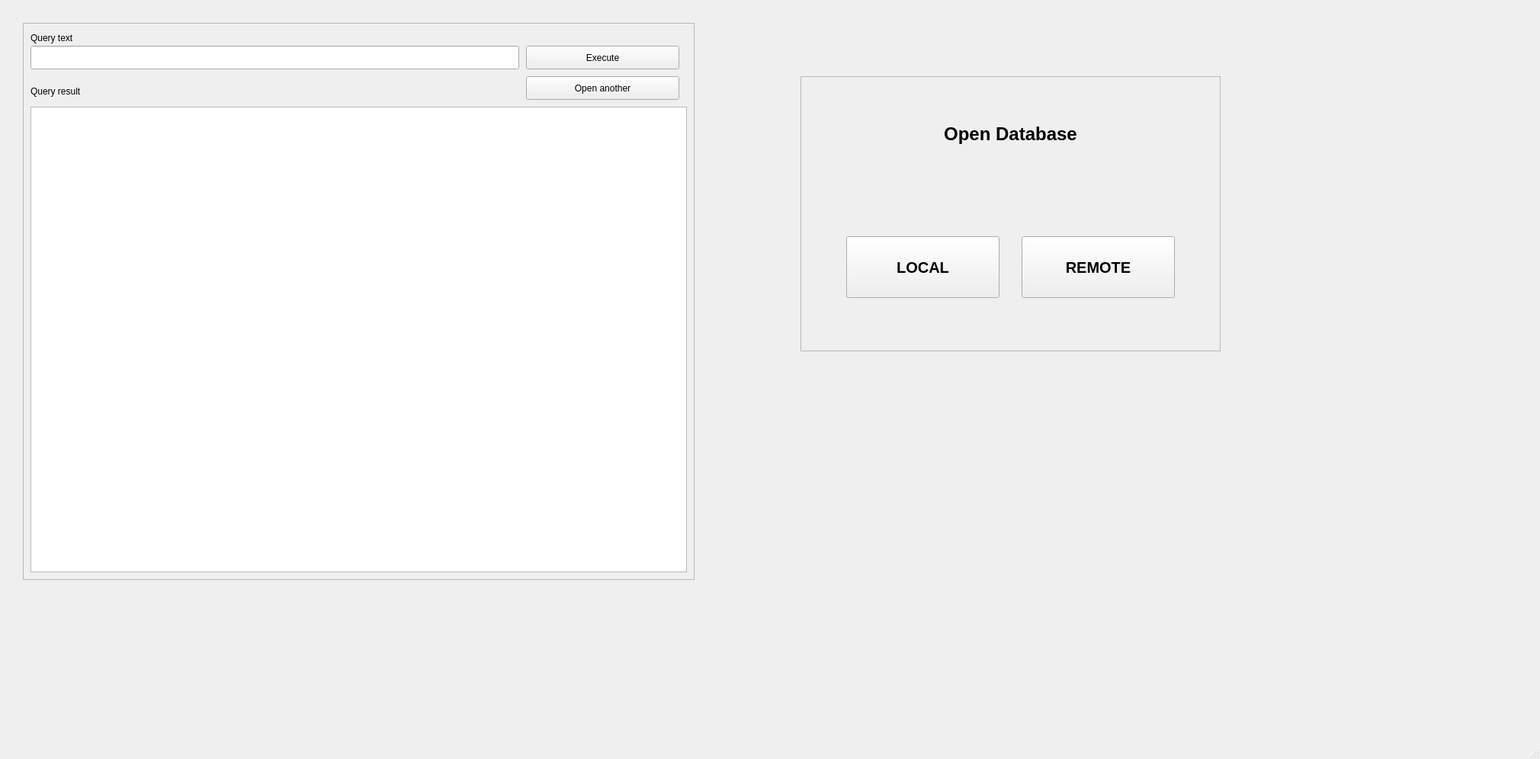
<?xml version="1.0" encoding="UTF-8"?>
<ui version="4.0">
 <class>MainWindow</class>
 <widget class="QMainWindow" name="MainWindow">
  <property name="geometry">
   <rect>
    <x>0</x>
    <y>0</y>
    <width>2020</width>
    <height>996</height>
   </rect>
  </property>
  <property name="windowTitle">
   <string>Database view</string>
  </property>
  <widget class="QWidget" name="centralwidget">
   <widget class="QFrame" name="create_Frame">
    <property name="geometry">
     <rect>
      <x>1050</x>
      <y>100</y>
      <width>551</width>
      <height>361</height>
     </rect>
    </property>
    <property name="frameShape">
     <enum>QFrame::StyledPanel</enum>
    </property>
    <property name="frameShadow">
     <enum>QFrame::Raised</enum>
    </property>
    <widget class="QPushButton" name="create_btnRemote">
     <property name="geometry">
      <rect>
       <x>290</x>
       <y>210</y>
       <width>201</width>
       <height>81</height>
      </rect>
     </property>
     <property name="font">
      <font>
       <pointsize>15</pointsize>
       <weight>75</weight>
       <bold>true</bold>
      </font>
     </property>
     <property name="text">
      <string>REMOTE</string>
     </property>
    </widget>
    <widget class="QPushButton" name="create_btnLocal">
     <property name="geometry">
      <rect>
       <x>60</x>
       <y>210</y>
       <width>201</width>
       <height>81</height>
      </rect>
     </property>
     <property name="font">
      <font>
       <pointsize>15</pointsize>
       <weight>75</weight>
       <bold>true</bold>
      </font>
     </property>
     <property name="text">
      <string>LOCAL</string>
     </property>
    </widget>
    <widget class="QLabel" name="create_labelOpen">
     <property name="geometry">
      <rect>
       <x>80</x>
       <y>40</y>
       <width>391</width>
       <height>71</height>
      </rect>
     </property>
     <property name="font">
      <font>
       <pointsize>18</pointsize>
       <weight>75</weight>
       <bold>true</bold>
      </font>
     </property>
     <property name="text">
      <string>Open Database</string>
     </property>
     <property name="alignment">
      <set>Qt::AlignCenter</set>
     </property>
    </widget>
   </widget>
   <widget class="QFrame" name="query_Frame">
    <property name="geometry">
     <rect>
      <x>30</x>
      <y>30</y>
      <width>881</width>
      <height>731</height>
     </rect>
    </property>
    <property name="frameShape">
     <enum>QFrame::StyledPanel</enum>
    </property>
    <property name="frameShadow">
     <enum>QFrame::Raised</enum>
    </property>
    <widget class="QLabel" name="query_labelEditHint">
     <property name="geometry">
      <rect>
       <x>10</x>
       <y>10</y>
       <width>141</width>
       <height>19</height>
      </rect>
     </property>
     <property name="text">
      <string>Query text</string>
     </property>
    </widget>
    <widget class="QPushButton" name="query_btnonExec">
     <property name="geometry">
      <rect>
       <x>660</x>
       <y>30</y>
       <width>201</width>
       <height>31</height>
      </rect>
     </property>
     <property name="text">
      <string>Execute</string>
     </property>
    </widget>
    <widget class="QLineEdit" name="query_Edit">
     <property name="geometry">
      <rect>
       <x>10</x>
       <y>30</y>
       <width>641</width>
       <height>31</height>
      </rect>
     </property>
    </widget>
    <widget class="QPushButton" name="query_btnOpen">
     <property name="geometry">
      <rect>
       <x>660</x>
       <y>70</y>
       <width>201</width>
       <height>31</height>
      </rect>
     </property>
     <property name="text">
      <string>Open another</string>
     </property>
    </widget>
    <widget class="QLabel" name="query_labelResult">
     <property name="geometry">
      <rect>
       <x>10</x>
       <y>80</y>
       <width>171</width>
       <height>19</height>
      </rect>
     </property>
     <property name="text">
      <string>Query result</string>
     </property>
    </widget>
    <widget class="QTableWidget" name="query_gridCols">
     <property name="geometry">
      <rect>
       <x>10</x>
       <y>110</y>
       <width>861</width>
       <height>611</height>
      </rect>
     </property>
    </widget>
   </widget>
  </widget>
  <widget class="QMenuBar" name="menubar">
   <property name="geometry">
    <rect>
     <x>0</x>
     <y>0</y>
     <width>2020</width>
     <height>39</height>
    </rect>
   </property>
  </widget>
  <widget class="QStatusBar" name="statusbar"/>
 </widget>
 <resources/>
 <connections/>
</ui>
